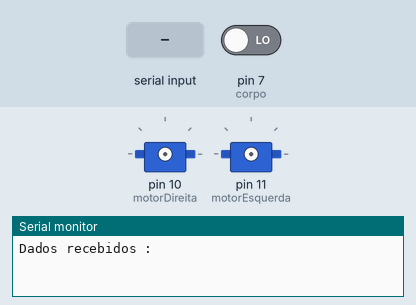
This sketch was run on a simulated Arduino Nano, built with avr-gcc and run on an emulated ATmega328P. On the bench: 2 × servo, the last lines printed to the serial monitor. Wiring (inferred from the names in the program): MPU-6050 motion sensor at I2C address 0x68. Inputs (shaded band) come from the test bench; at power-on: pin 7 (corpo) LOW.

Above: at 1.2 s.
1.3 s: "f" received over the second serial link
2.8 s: "l" received over the second serial link
At 4.0 s:
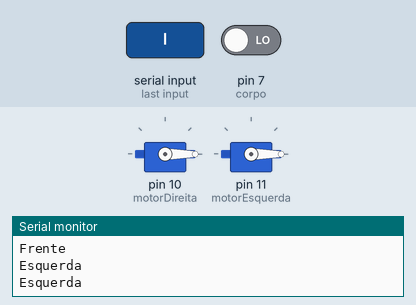
4.3 s: "r" received over the second serial link
At 5.1 s:
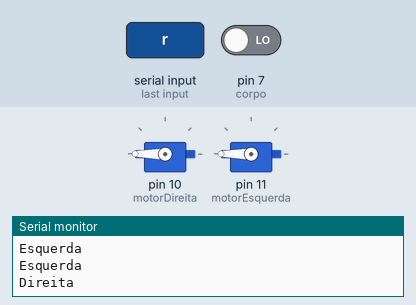
5.8 s: "b" received over the second serial link
At 6.1 s:
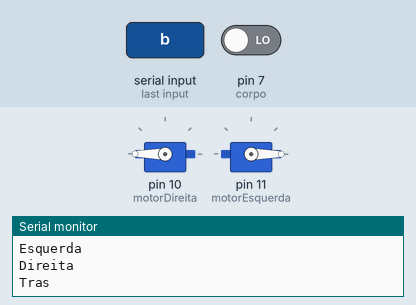
Timing chart, 0 to 8.8 s (numbered marks = the images above; inputs shaded):
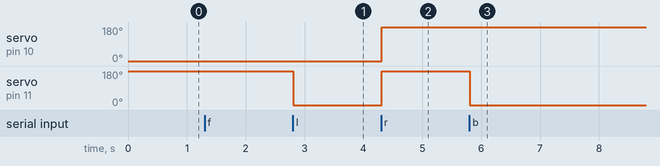

Measured:
- after the input at 2.8 s, servo on pin 11 (motorEsquerda): 180° → 0° at once
- after the input at 4.3 s, servo on pin 10 (motorDireita), servo on pin 11 (motorEsquerda): 0° → 180° at once
- after the input at 5.8 s, servo on pin 11 (motorEsquerda): 180° → 0° at once

The sketch:

Guimo_v031.ino
```cpp
#include <Arduino.h>

// Descrição das Portas Utilizadas
// Digitais: 2,3,5,6,7
// Analógicas:
// Por Periférico: Ultrassom(D2,D3); Bluetooh(D5,D6); ResistorCorpo(D7); Motores(D10,D11);

#include <SoftwareSerial.h>
#include<Wire.h>
#include<Servo.h>

#define echoPin 2
#define trigPin 3

char bufB;  //Buffer de comunicação do Bluetooh
char buf;  //Buffer de comunicação com a Cabeça (arduino com arduino)
const int MPU=0x68;
int AcX,AcY,AcZ;
int corpo = 7;
int val = 0;
int pinoSensor = A6;
int valorSensor = 0;
long randNumber;

Servo motorDireita, motorEsquerda;

// Define os pinos para a serial  (RX, TX)
SoftwareSerial MinhaSerial(6,5);

void setup() {
  pinMode(trigPin, OUTPUT);
  pinMode(echoPin, INPUT);
  pinMode(corpo, INPUT);

  //Inicia a serial
  Serial.begin(9600);
  Serial.println("Dados recebidos :");

  MinhaSerial.begin(9600);

  Wire.begin();
  Wire.beginTransmission(MPU);
  Wire.write(0x6B);

  //Inicializa o MPU-6050
  Wire.write(0);
  Wire.endTransmission(true);

}

void loop()
{
  val = digitalRead(corpo);
  if (val > 0)
  {
    MinhaSerial.println("carrinho");
  }

  buf = Serial.read();

  if (buf == '1')
  {
    MinhaSerial.println("guimo");
  }

  if (buf == '2')
  {
    MinhaSerial.println("robo");
  }

// Ações Bluetooh
//------------------------------------------------------------------
  while(MinhaSerial.available() > 0)
  {
    bufB = MinhaSerial.read();

// Troca de tela
    if (bufB == 'g')
    {
      MinhaSerial.println("g");
      Serial.println("g");
    }

    if (bufB == 'a')
    {
      acelerometro();
    }

// Programação para controlar os movimentos do Guimo
    if (bufB == 'f')
    {
      MinhaSerial.println("Avante GUIMO");
      Serial.println("Avante GUIMO");
      rotacao_Frente();
      while(MinhaSerial.available() > 0)
      bufB = MinhaSerial.read();
    }

    if (bufB == 'l')
    {
      MinhaSerial.println("Esquerda");
      Serial.println("Esquerda");
      rotacao_Esquerda();
      while(MinhaSerial.available() > 0)
      bufB = MinhaSerial.read();
    }

    if (bufB == 'r')
    {
      MinhaSerial.println("Direita");
      Serial.println("Direita");
      rotacao_Direita();
      while(MinhaSerial.available() > 0)
      bufB = MinhaSerial.read();
    }

    if (bufB == 'b')
    {
      MinhaSerial.println("Tras");
      Serial.println("Tras");
      rotacao_Re();
      while(MinhaSerial.available() > 0)
      bufB = MinhaSerial.read();
    }

// A função Autônomo só começará quando o Guimo receber "u"
    if (bufB == 'u')
    {
      guimo_Autonomo();
    }

// A função Segue-linha só começará quando o Guimo receber "s"
//    if (bufB == 's')
//    {
//      valorSensor = analogRead(pinoSensor);
//      if (valorSensor > 50)
//      {
//        segue_Linha();
//        Serial.println("Linha Detectada");
//        delay(1000);
//      }
//    }
  }
}
//------------------------------------------------------------------


// Reinicia o programa do início, mas não reseta os periféricos e os registros
void software_Reset()
{
  asm volatile ("jmp 0");
}

// Função para o Guimo seguir uma linha
//void segue_Linha() {
//  if (valorSensor > 50){
//    rotacao_Frente();
//  }
//
//}
```

acelerometro_guimo.ino
```cpp
void acelerometro() {

  Wire.beginTransmission(MPU);
          Wire.write(0x3B);  // starting with register 0x3B (ACCEL_XOUT_H)
          Wire.endTransmission(false);

          //Solicita os dados do sensor
          Wire.requestFrom(MPU,14,true);

          //Armazena o valor dos sensores nas variaveis correspondentes
          AcX=Wire.read()<<8|Wire.read(); //0x3B (ACCEL_XOUT_H) & 0x3C (ACCEL_XOUT_L)
          //AcY=Wire.read()<<8|Wire.read(); //0x3D (ACCEL_YOUT_H) & 0x3E (ACCEL_YOUT_L)
          //AcZ=Wire.read()<<8|Wire.read(); //0x3F (ACCEL_ZOUT_H) & 0x40 (ACCEL_ZOUT_L)

          //Mostra os valores na serial
          MinhaSerial.print(AcX);  MinhaSerial.println(";");
          //MinhaSerial.print(AcY);  MinhaSerial.print(";");
          //MinhaSerial.print(AcZ);  MinhaSerial.println(";");
          Serial.print(AcX);  Serial.println(";");
          //Serial.print(AcY);  Serial.print(";");
          //Serial.print(AcZ);  Serial.println(";");

          //Aguarda 300 ms e reinicia o processo
          delay(33);

          //Reset Arduino
          if(AcX == 0)
          {
            software_Reset();
          }

}
```

autonomo_guimo.ino
```cpp
// Função para identificar obstáculos (Guimo Autônomo)

void guimo_Autonomo() {
  int distance, duration;
  digitalWrite(trigPin, HIGH);
  delay(200);
  digitalWrite(trigPin, LOW);
  duration = pulseIn(echoPin, HIGH);
  distance = (duration/2)/29.1;
  Serial.println("");
  Serial.println(distance);
  auto_Frente();
  if (distance < 22) {
    auto_Esquerda();
  }
}

void auto_Frente() {
  iniciar_Motor();
  motorDireita.write(0);
  motorEsquerda.write(180);
  delay(150);
  Serial.println("Frente");
}

void auto_Esquerda() {
  rotacao_Parado();
  iniciar_Motor();
  motorDireita.write(0);
  motorEsquerda.write(0);
  delay(150);
  Serial.println("Esquerda");
}
```

controle_motores_guimo.ino
```cpp
// Função para iniciar os motores

void iniciar_Motor() {
  motorDireita.attach(10);
  motorEsquerda.attach(11);
}

// Função para parar os motores
void rotacao_Parado() {
  motorDireita.detach();
  motorEsquerda.detach();
}

// Função que para ir para frente
void rotacao_Frente() {
  iniciar_Motor();
  motorDireita.write(0);
  motorEsquerda.write(180);
  delay(500);
  Serial.println("Frente");
  MinhaSerial.println("Frente");
  rotacao_Parado();
}

// Função que faz ir para trás
void rotacao_Re() {
  iniciar_Motor();
  motorDireita.write(180);
  motorEsquerda.write(0);
  delay(500);
  rotacao_Parado();
  }

// Função que faz virar para direita
void rotacao_Direita() {
  iniciar_Motor();
  motorDireita.write(180);
  motorEsquerda.write(180);
  delay(500);
  rotacao_Parado();
}

// Função que faz virar para esquerda
void rotacao_Esquerda() {
  iniciar_Motor();
  motorDireita.write(0);
  motorEsquerda.write(0);
  delay(500);
  Serial.println("Esquerda");
  rotacao_Parado();
}
```
